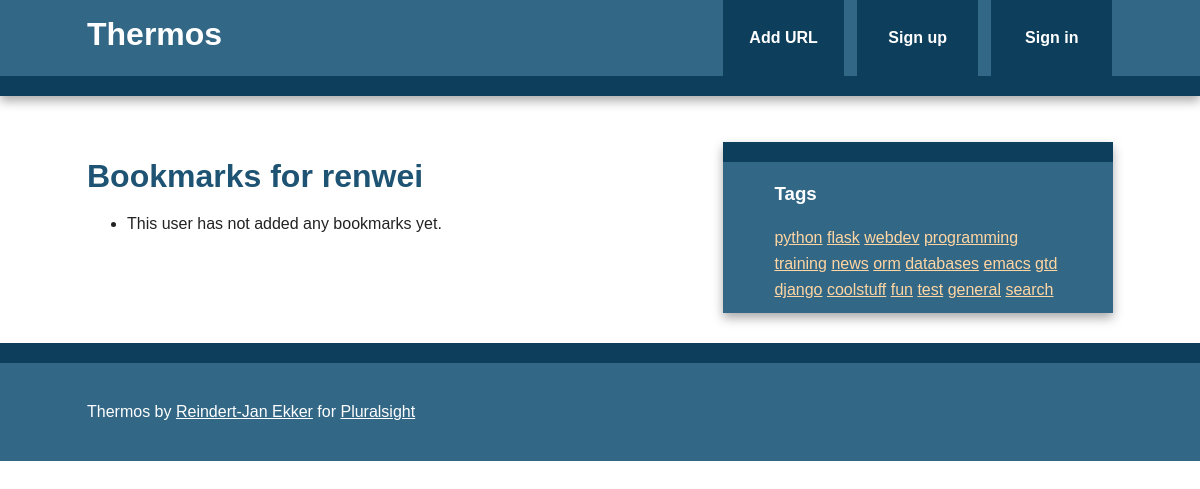
The app's page /bookmarks/user/renwei with its own data.
### models.py (models this page shows, shortened)
class User(db.Model, UserMixin):
    id = db.Column(db.Integer, primary_key=True)
    username = db.Column(db.String(80), unique=True)
    email = db.Column(db.String(120), unique=True)
    bookmarks = db.relationship('Bookmark', backref='user', lazy='dynamic')
    password_hash = db.Column(db.String)
    @property
    def password(self):
        raise AttributeError('password: write-only field')

class Tag(db.Model):
    id = db.Column(db.Integer, primary_key=True)
    name = db.Column(db.String(25), nullable=False, unique=True, index=True)
    @staticmethod
    def all():
        return Tag.query.all()

### bookmarks/views.py (the view)
@bookmarks.route('/user/<username>')
def user(username):
    user = User.query.filter_by(username=username).first_or_404()
    return render_template('user.html', user=user)

### main/views.py (called while the page is built)
@main.app_context_processor
def inject_tags():
    return dict(all_tags=Tag.all)

### templates/user.html (shortened to what this page needs)
{% extends "base.html" %}
{% block content %}
    <article>
        <header>
            <h1>Bookmarks for {{ user.username }}</h1>
            <ul>
                {% for bm in user.bookmarks %}
                    <li>
                        <a href="{{ bm.url }}">{{ bm.description }}</a> </br>
                        <span class="timestamp">Added at {{ bm.date }}</span>
                    </li>
                {% else %}
                    <li>This user has not added any bookmarks yet.</li>
                {% endfor %}
            </ul>
        </header>
    </article>
{% endblock %}

### templates/base.html (shortened to what this page needs)
<!doctype html>
<html class="no-js">
    <head>
        {% block styles %}
            <link rel="stylesheet" href="{{ url_for('static', filename='css/normalize.min.css') }}">
            <link rel="stylesheet" href="{{ url_for('static', filename='css/main.css') }}">
        {% endblock %}
    </head>
    <body>
        <div class="header-container">
            <header class="wrapper clearfix">
                <a href="{{ url_for('main.index') }}"><h1 class="title">Thermos</h1></a>
                <nav>
                    <ul>
                        <li><a href="{{ url_for('bookmarks.add') }}">Add URL</a></li>
                        {% if current_user.is_authenticated %}
                            <li><a href="{{ url_for('bookmarks.user', username=current_user.username) }}">My Links</a></li>
                            <li><a href="{{ url_for('auth.logout') }}">Sign out</a></li>
                        {% else %}
                            <li><a href="{{ url_for('auth.signup') }}">Sign up</a></li>
                            <li><a href="{{ url_for('auth.login') }}">Sign in</a></li>
                        {% endif %}
                    </ul>
                </nav>
            </header>
        </div>
        <div class="main-container">
            <div class="main wrapper clearfix">
                {% block content %}
                {% endblock %}
                {% block sidebar %}
                    <aside>
                        <h3>Tags</h3>
                            {% for t in all_tags() %}
                                <a href="{{ url_for('bookmarks.tag', name=t.name) }}">{{ t.name }}</a>
                            {% endfor %}
                    </aside>
                {% endblock %}
            </div>
        </div>
        <div class="footer-container">
            <footer class="wrapper">
                <p>Thermos by <a href="http://www.rjekker.nl">Reindert-Jan Ekker</a> for <a href="http://www.pluralsight.com">Pluralsight</a></p>
            </footer>
        </div>
    </body>
</html>

### static/css/main.css (style rules this page uses)
html { color: #222; font-size: 1em; line-height: 1.4; }
body { font: 16px/26px Helvetica, Helvetica Neue, Arial; }
.wrapper { width: 90%; margin: 0 5%; }
.header-container { border-bottom: 20px solid #0D3E5B; }
.footer-container, .main aside { border-top: 20px solid #0D3E5B; }
.header-container, .footer-container, .main aside { background: #326786; }
.title { color: white; }
nav ul { margin: 0; padding: 0; list-style-type: none; }
nav a { display: block; margin-bottom: 10px; padding: 15px 0; text-align: center; text-decoration: none; font-weight: bold; color: white; background: #0D3E5B; }
.main { padding: 30px 0; }
.main article h1 { font-size: 2em; }
.main aside { color: white; padding: 0px 5% 10px; }
.footer-container footer { color: white; padding: 20px 0; }
a, a:visited { color: #1E5373; }
aside a { color: #FFD6A3; }
h1, h2, h3, h4, h5, h6 { color: #1E5373; }
.main aside h3, footer h3, footer a, footer a:visited { color: white; }
@media only screen and (min-width: 480px) { nav a { float: left; width: 27%; margin: 0 1.7%; padding: 25px 2%; margin-bottom: 0; } }
@media only screen and (min-width: 480px) { nav li:first-child a { margin-left: 0; } }
@media only screen and (min-width: 480px) { nav li:last-child a { margin-right: 0; } }
@media only screen and (min-width: 480px) { nav ul li { display: inline; } }
@media only screen and (min-width: 768px) { .header-container, .main aside { -webkit-box-shadow: 0 5px 10px #aaa; -moz-box-shadow: 0 5px 10px #aaa; box-shadow: 0 5px 10px #aaa; } }
@media only screen and (min-width: 768px) { .title { float: left; } }
@media only screen and (min-width: 768px) { nav { float: right; width: 38%; } }
@media only screen and (min-width: 768px) { .main article { float: left; width: 57%; } }
@media only screen and (min-width: 768px) { .main aside { float: right; width: 28%; } }
@media only screen and (min-width: 1140px) { .wrapper { width: 1026px; margin: 0 auto; } }
.clearfix:before, .clearfix:after { content: " "; display: table; }
.clearfix:after { clear: both; }
.clearfix { *zoom: 1; }

### records on screen
User: username "renwei"
Tag: name "python"
Tag: name "flask"
Tag: name "webdev"
Tag: name "programming"
Tag: name "training"
Tag: name "news"
Tag: name "orm"
Tag: name "databases"
Tag: name "emacs"
Tag: name "gtd"
Tag: name "django"
Tag: name "coolstuff"
Tag: name "fun"
Tag: name "test"
Tag: name "general"
Tag: name "search"
